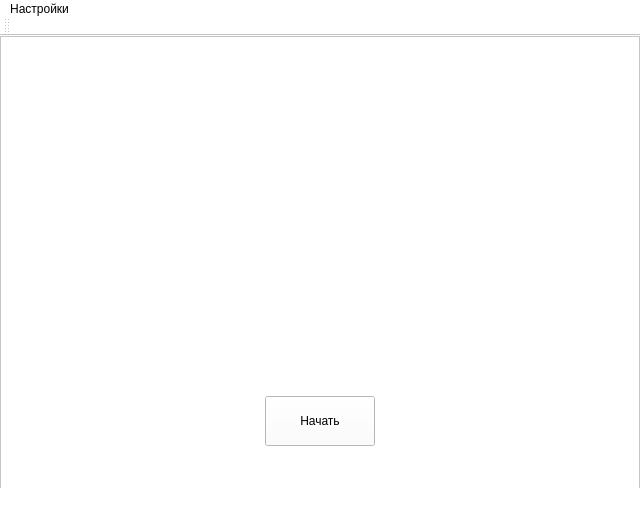
<?xml version="1.0" encoding="UTF-8"?>
<ui version="4.0">
 <class>MainWindow</class>
 <widget class="QMainWindow" name="MainWindow">
  <property name="geometry">
   <rect>
    <x>0</x>
    <y>0</y>
    <width>640</width>
    <height>510</height>
   </rect>
  </property>
  <property name="minimumSize">
   <size>
    <width>640</width>
    <height>510</height>
   </size>
  </property>
  <property name="maximumSize">
   <size>
    <width>640</width>
    <height>510</height>
   </size>
  </property>
  <property name="windowTitle">
   <string>Vision-Control</string>
  </property>
  <property name="styleSheet">
   <string notr="true">background-color: white;</string>
  </property>
  <widget class="QWidget" name="centralWidget">
   <widget class="QGraphicsView" name="graphicsView">
    <property name="geometry">
     <rect>
      <x>0</x>
      <y>0</y>
      <width>640</width>
      <height>480</height>
     </rect>
    </property>
   </widget>
   <widget class="QPushButton" name="startBtn">
    <property name="enabled">
     <bool>true</bool>
    </property>
    <property name="geometry">
     <rect>
      <x>265</x>
      <y>360</y>
      <width>110</width>
      <height>50</height>
     </rect>
    </property>
    <property name="text">
     <string>Начать</string>
    </property>
    <property name="checkable">
     <bool>true</bool>
    </property>
   </widget>
  </widget>
  <widget class="QToolBar" name="mainToolBar">
   <attribute name="toolBarArea">
    <enum>TopToolBarArea</enum>
   </attribute>
   <attribute name="toolBarBreak">
    <bool>false</bool>
   </attribute>
  </widget>
  <widget class="QStatusBar" name="statusBar"/>
  <widget class="QMenuBar" name="menuBar">
   <property name="geometry">
    <rect>
     <x>0</x>
     <y>0</y>
     <width>640</width>
     <height>21</height>
    </rect>
   </property>
   <widget class="QMenu" name="settingsMenu">
    <property name="title">
     <string>Настройки</string>
    </property>
   </widget>
   <addaction name="settingsMenu"/>
  </widget>
 </widget>
 <layoutdefault spacing="6" margin="11"/>
 <resources/>
 <connections/>
</ui>
